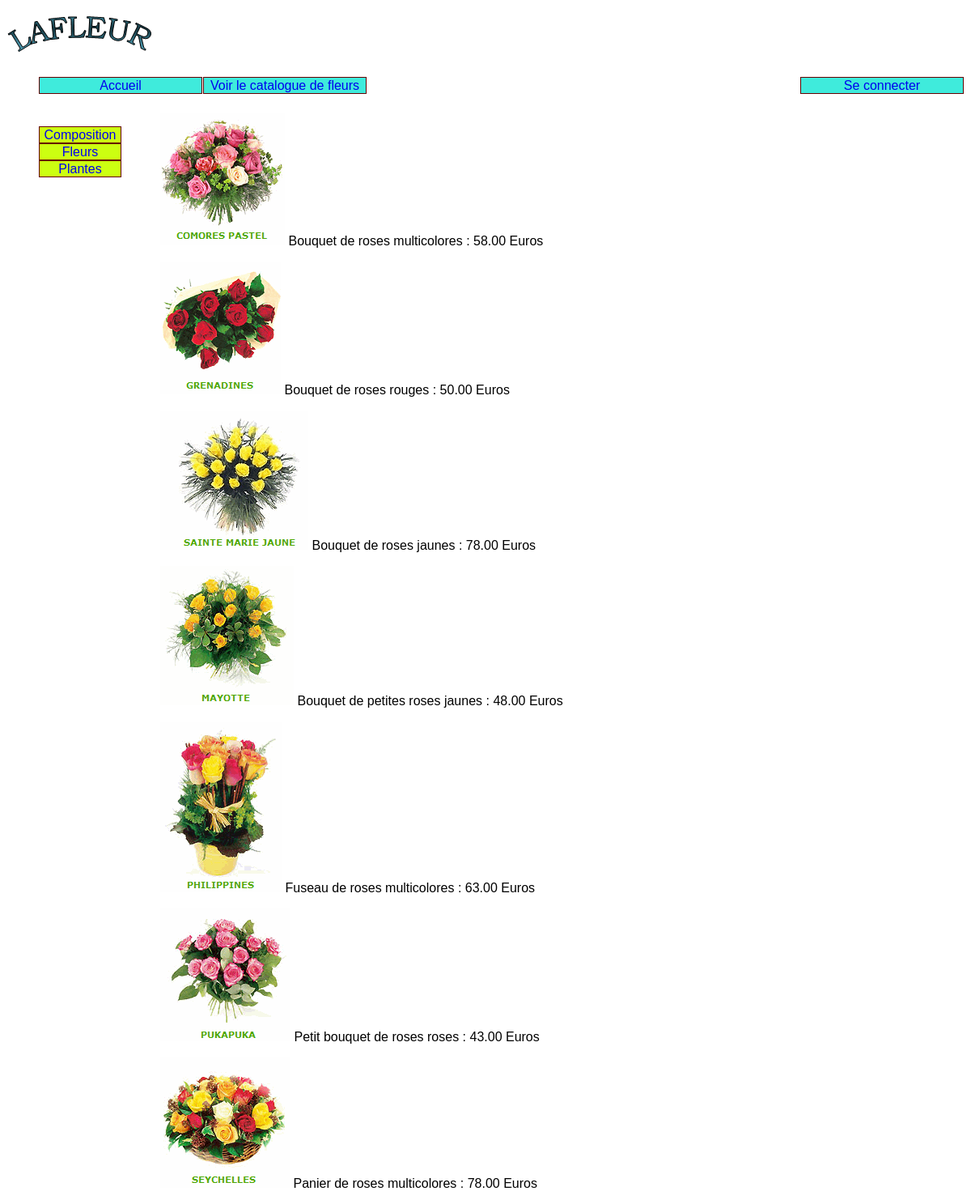
/index.php?uc=voirProduits&categorie=fle&action=voirProduits, run on the app's committed database.
### tables this page shows
CREATE TABLE IF NOT EXISTS categorie
 (
   id CHAR (3) NOT NULL,
   libelle CHAR (32) NULL, 
   PRIMARY KEY (id) 
 );

CREATE TABLE IF NOT EXISTS produit
 (
  id INT (3) auto_increment NOT NULL,
  description CHAR(50), 
  prix DECIMAL (10,2) NOT NULL,
  image CHAR (50) NULL, 
  idCategorie CHAR (32) NOT NULL , 
  PRIMARY KEY (id) 
 );

### util/class.pdoLafleur.inc.php (called while the page is built, shortened)
<?php
class PdoLafleur
{
    private static $serveur='mysql:host=localhost';
    private static $bdd='dbname=lafleur';
    private static $user='lafleur' ;
    private static $mdp='secret' ;
	private static $monPdo;
	private static $monPdoLafleur = null;
 private function __construct() {
 	PdoLafleur::$monPdo = new PDO(PdoLafleur::$serveur.';'.PdoLafleur::$bdd, PdoLafleur::$user, PdoLafleur::$mdp);
 	PdoLafleur::$monPdo->query("SET CHARACTER SET utf8");
 }
  public  static function getPdoLafleur()
  {
  	if(PdoLafleur::$monPdoLafleur == null) {
  		PdoLafleur::$monPdoLafleur = new PdoLafleur();
  	}
  	return PdoLafleur::$monPdoLafleur;
  }
 public function getLesCategories()
 {
 	$requetePrepare = PdoLaFleur::$monPdo->prepare(
 		'SELECT * '
 		. 'FROM categorie'
 	);
 	$requetePrepare->execute();
 	$lesLignes = $requetePrepare->fetchAll();
 	return $lesLignes;
 }
 public function getLesProduitsDeCategorie($idCategorie)
 {
     $requetePrepare = PdoLaFleur::$monPdo->prepare(
 		'SELECT * '
 		. 'FROM produit '
 		. 'WHERE idCategorie = :idCategorie'
 	);
 	$requetePrepare->bindParam(':idCategorie', $idCategorie, PDO::PARAM_STR);
 	$requetePrepare->execute();
 	$lesLignes = $requetePrepare->fetchAll();
 	return $lesLignes;
 }
}
?>

### vues/v_listeProduits.php (the view, shortened to what this page needs)
<div id="produits"> <?php
foreach( $lesProduits as $unProduit)
{
	$description = $unProduit['description'];
	$prix=$unProduit['prix'];
	$image = $unProduit['image'];
	?>
	<ul>
		<li><img src="<?php echo $image ?>" alt=image /></li>
		<li><?php echo $description ?></li>
		<li><?php echo " : ".$prix." Euros" ?>
	</ul> <?php
} ?>
</div>

### vues/v_categories.php (shortened to what this page needs)
<ul id="categories">
<?php
foreach( $lesCategories as $uneCategorie)
{
	$idCategorie = $uneCategorie['id'];
	$libCategorie = $uneCategorie['libelle'];
	?>
	<li>
		<a href=index.php?uc=voirProduits&categorie=<?php echo $idCategorie ?>&action=voirProduits><?php echo $libCategorie ?></a>
	</li>
<?php
}
?>
</ul>

### util/cssGeneral.css (style rules this page uses)
html { font:normal 100%/1.2em "Trebuchet MS",Verdana,Helvetica,Arial,sans-serif; }
#categories { float:left; }
#produits { padding:0 150px; }
#menu li a , #categories li a { text-decoration:none; }
#categories li { list-style-type: none; list-style-image:none; margin-right: 1px ; border:1px solid #600; width:100px; text-align:center; background:#ccff11; }
#produits li, #produits li a { list-style-type: none; list-style-image:none; display:inline; width:175px; text-align:center; height:205px; font: 1em "Trebuchet MS",Arial,sans-serif ; }

### data on the page
categorie: libelle "Composition"
categorie: libelle "Fleurs"
categorie: libelle "Plantes"
produit: image (picture), description "Bouquet de roses multicolores", prix "58.00"
produit: image (picture), description "Bouquet de roses rouges", prix "50.00"
produit: image (picture), description "Bouquet de roses jaunes", prix "78.00"
produit: image (picture), description "Bouquet de petites roses jaunes", prix "48.00"
produit: image (picture), description "Fuseau de roses multicolores", prix "63.00"
produit: image (picture), description "Petit bouquet de roses roses", prix "43.00"
produit: image (picture), description "Panier de roses multicolores", prix "78.00"
